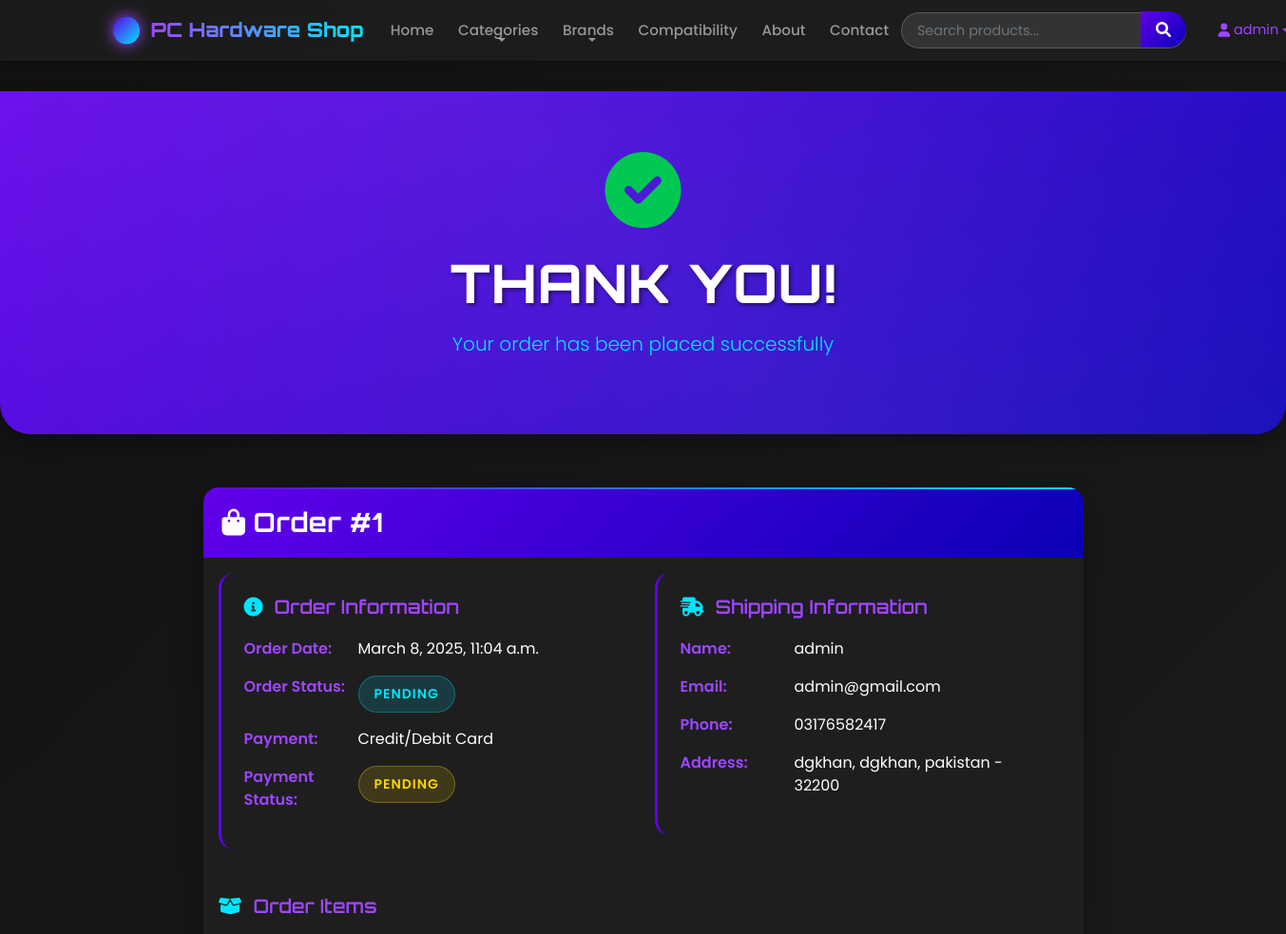
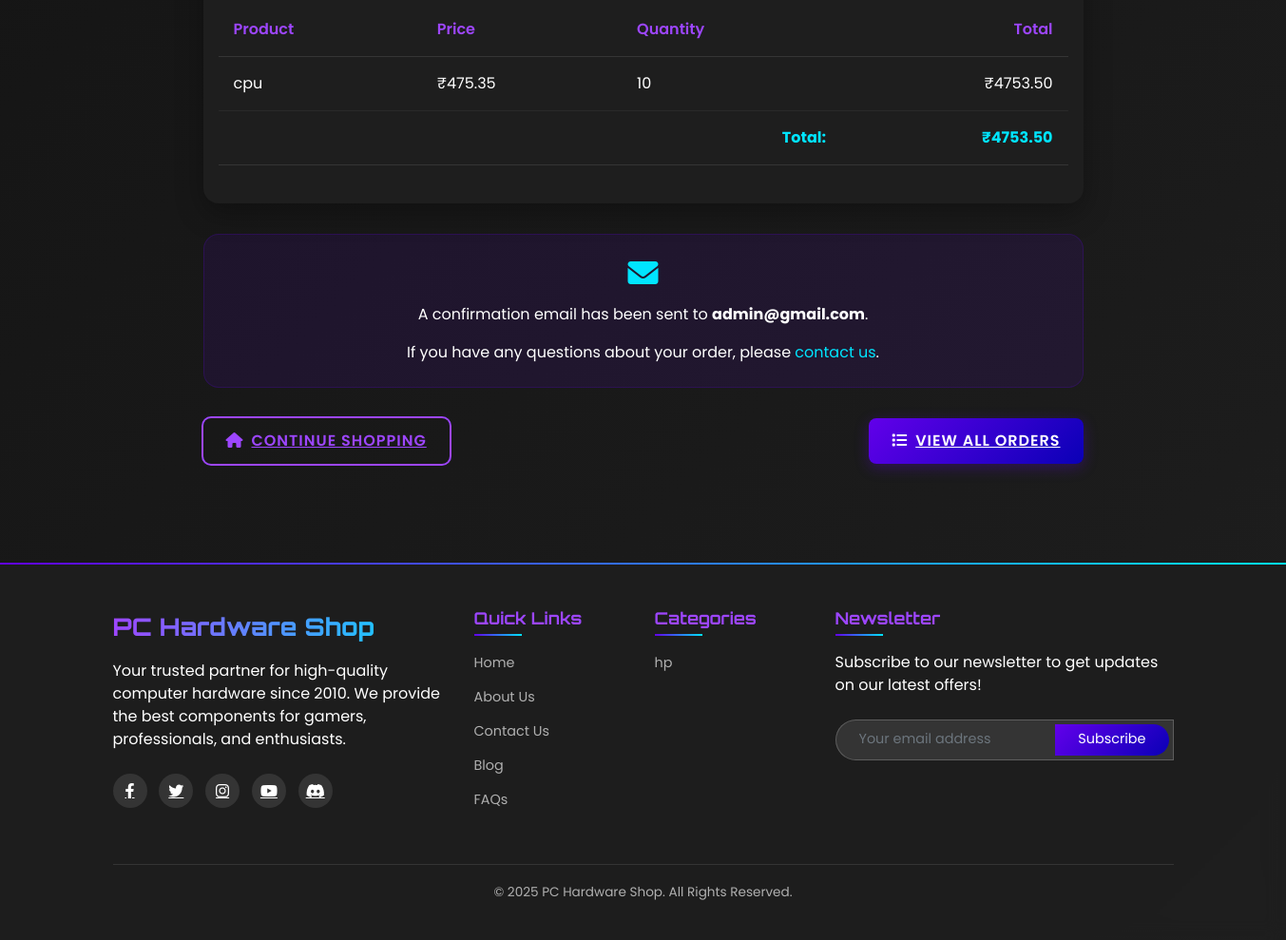
/order-confirmation/1/ (signed in), run on the app's committed database (2 pictures, top to bottom).
### pcapp/models.py (models this page shows, shortened)
class Order(models.Model):
    STATUS_CHOICES = (
        ('pending', 'Pending'),
        ('processing', 'Processing'),
        ('shipped', 'Shipped'),
        ('delivered', 'Delivered'),
        ('cancelled', 'Cancelled'),
    )
    PAYMENT_CHOICES = (
        ('credit_card', 'Credit/Debit Card'),
        ('upi', 'UPI'),
        ('net_banking', 'Net Banking'),
        ('cod', 'Cash on Delivery'),
    )
    user = models.ForeignKey(User, on_delete=models.CASCADE, related_name='orders')
    full_name = models.CharField(max_length=100)
    email = models.EmailField()
    phone = models.CharField(max_length=15)
    address = models.TextField()
    city = models.CharField(max_length=100)
    state = models.CharField(max_length=100)
    pincode = models.CharField(max_length=10)
    total_price = models.DecimalField(max_digits=10, decimal_places=2)
    payment_method = models.CharField(max_length=20, choices=PAYMENT_CHOICES)
    payment_status = models.BooleanField(default=False)
    order_status = models.CharField(max_length=20, choices=STATUS_CHOICES, default='pending')
    created_at = models.DateTimeField(auto_now_add=True)
    updated_at = models.DateTimeField(auto_now=True)
    class Meta:
        ordering = ('-created_at',)

class OrderItem(models.Model):
    order = models.ForeignKey(Order, on_delete=models.CASCADE, related_name='items')
    product = models.ForeignKey(Product, on_delete=models.CASCADE)
    price = models.DecimalField(max_digits=10, decimal_places=2)  # Price at the time of purchase
    quantity = models.PositiveIntegerField(default=1)
    created_at = models.DateTimeField(auto_now_add=True)
    @property
    def total_price(self):
        return self.price * self.quantity

class Product(models.Model):
    name = models.CharField(max_length=200)
    slug = models.SlugField(max_length=200, unique=True)
    category = models.ForeignKey(Category, on_delete=models.CASCADE, related_name='products')
    company = models.ForeignKey(Company, on_delete=models.CASCADE, related_name='products')
    description = models.TextField()
    specifications = models.JSONField(default=dict)  # Store detailed specs as JSON
    price = models.DecimalField(max_digits=10, decimal_places=2)
    stock = models.PositiveIntegerField(default=0)
    is_available = models.BooleanField(default=True)
    is_featured = models.BooleanField(default=False)
    discount_percentage = models.DecimalField(max_digits=5, decimal_places=2, default=0)
    created_at = models.DateTimeField(auto_now_add=True)
    updated_at = models.DateTimeField(auto_now=True)
    class Meta:
        ordering = ('name',)

class Category(models.Model):
    name = models.CharField(max_length=100)
    slug = models.SlugField(max_length=100, unique=True)
    description = models.TextField(blank=True)
    image = models.ImageField(upload_to='categories/', blank=True)
    created_at = models.DateTimeField(auto_now_add=True)
    updated_at = models.DateTimeField(auto_now=True)
    class Meta:
        verbose_name_plural = 'Categories'
        ordering = ('name',)

### pcapp/views.py (the view)
# urls.py: path('order-confirmation/<int:order_id>/', views.order_confirmation, name='order_confirmation'),
@login_required
def order_confirmation(request, order_id):
    order = get_object_or_404(Order, id=order_id, user=request.user)
    order_items = order.items.all()
    context = {
        'order': order,
        'order_items': order_items,
    }
    return render(request, 'pcapp/order_confirmation.html', context)

### pcapp/context_processors.py (called while the page is built)
def categories_processor(request):
    return {
        'categories': Category.objects.all()
    }

### pcapp/templates/pcapp/order_confirmation.html (shortened to what this page needs)
{% extends 'pcapp/base.html' %}
{% block content %}
<div class="confirmation-header">
    <div class="container">
        <i class="fas fa-check-circle success-icon"></i>
        <h1 class="display-4 confirmation-title">Thank You!</h1>
        <p class="lead confirmation-subtitle">Your order has been placed successfully</p>
    </div>
</div>
<div class="container py-4">
    <div class="row justify-content-center">
        <div class="col-lg-10">
            <div class="neon-card">
                <div class="card-header card-header-primary">
                    <h3 class="mb-0"><i class="fas fa-shopping-bag me-2"></i>Order #{{ order.id }}</h3>
                </div>
                <div class="card-body">
                    <div class="row mb-4">
                        <div class="col-md-6">
                            <div class="info-section">
                                <h5 class="info-section-title"><i class="fas fa-info-circle"></i>Order Information</h5>
                                <div class="info-item">
                                    <div class="info-label">Order Date:</div>
                                    <div class="info-value">{{ order.created_at|date:"F j, Y, g:i a" }}</div>
                                </div>
                                <div class="info-item">
                                    <div class="info-label">Order Status:</div>
                                    <div class="info-value">
                                        <span class="status-badge status-processing">{{ order.get_order_status_display }}</span>
                                    </div>
                                </div>
                                <div class="info-item">
                                    <div class="info-label">Payment:</div>
                                    <div class="info-value">{{ order.get_payment_method_display }}</div>
                                </div>
                                <div class="info-item">
                                    <div class="info-label">Payment Status:</div>
                                    <div class="info-value">
                                        {% if order.payment_status %}
                                            <span class="status-badge status-delivered">Paid</span>
                                        {% else %}
                                            <span class="status-badge status-pending">Pending</span>
                                        {% endif %}
                                    </div>
                                </div>
                            </div>
                        </div>
                        <div class="col-md-6">
                            <div class="info-section">
                                <h5 class="info-section-title"><i class="fas fa-shipping-fast"></i>Shipping Information</h5>
                                <div class="info-item">
                                    <div class="info-label">Name:</div>
                                    <div class="info-value">{{ order.full_name }}</div>
                                </div>
                                <div class="info-item">
                                    <div class="info-label">Email:</div>
                                    <div class="info-value">{{ order.email }}</div>
                                </div>
                                <div class="info-item">
                                    <div class="info-label">Phone:</div>
                                    <div class="info-value">{{ order.phone }}</div>
                                </div>
                                <div class="info-item">
                                    <div class="info-label">Address:</div>
                                    <div class="info-value">{{ order.address }}, {{ order.city }}, {{ order.state }} - {{ order.pincode }}</div>
                                </div>
                            </div>
                        </div>
                    </div>
                    <h5 class="info-section-title"><i class="fas fa-box-open"></i>Order Items</h5>
                    <div class="table-responsive mb-4">
                        <table class="order-table">
                            <thead>
                                <tr>
                                    <th>Product</th>
                                    <th>Price</th>
                                    <th>Quantity</th>
                                    <th class="text-end">Total</th>
                                </tr>
                            </thead>
                            <tbody>
                                {% for item in order_items %}
                                    <tr>
                                        <td>{{ item.product.name }}</td>
                                        <td>₹{{ item.price }}</td>
                                        <td>{{ item.quantity }}</td>
                                        <td class="text-end">₹{{ item.total_price }}</td>
                                    </tr>
                                {% endfor %}
                            </tbody>
                            <tfoot>
                                <tr>
                                    <th colspan="3" class="text-end">Total:</th>
                                    <th class="text-end">₹{{ order.total_price }}</th>
                                </tr>
                            </tfoot>
                        </table>
                    </div>
                </div>
            </div>
            <div class="email-notification">
                <i class="fas fa-envelope"></i>
                <p>A confirmation email has been sent to <strong>{{ order.email }}</strong>.</p>
                <p class="mb-0">If you have any questions about your order, please <a href="{% url 'contact_us' %}" class="text-decoration-none" style="color: var(--accent-color);">contact us</a>.</p>
            </div>
            <div class="btn-actions">
                <a href="{% url 'home' %}" class="neon-btn neon-btn-outline">
                    <i class="fas fa-home me-2"></i>Continue Shopping
                </a>
                <a href="{% url 'order_history' %}" class="neon-btn neon-btn-primary">
                    <i class="fas fa-list me-2"></i>View All Orders
                </a>
            </div>
        </div>
    </div>
</div>
{% endblock %}

### pcapp/templates/pcapp/base.html (shortened to what this page needs)
<!DOCTYPE html>
<html lang="en">
<head>
    <link href="https://cdn.jsdelivr.net/npm/bootstrap@5.1.3/dist/css/bootstrap.min.css" rel="stylesheet">
    <link rel="stylesheet" href="https://cdnjs.cloudflare.com/ajax/libs/font-awesome/6.0.0-beta3/css/all.min.css">
    <link href="https://unpkg.com/aos@2.3.1/dist/aos.css" rel="stylesheet">
</head>
<body>
    <nav class="navbar navbar-expand-lg navbar-dark sticky-top">
        <div class="container">
            <a class="navbar-brand" href="{% url 'home' %}"><span>PC Hardware Shop</span></a>
            <div class="collapse navbar-collapse" id="navbarNav">
                <ul class="navbar-nav me-auto mb-2 mb-lg-0">
                    <li class="nav-item">
                        <a class="nav-link {% if request.path == '/' %}active{% endif %}" href="{% url 'home' %}">Home</a>
                    </li>
                    <li class="nav-item dropdown">
                        <a class="nav-link dropdown-toggle" href="#" id="categoriesDropdown" role="button" data-bs-toggle="dropdown" aria-expanded="false">
                            Categories
                        </a>
                    </li>
                    <li class="nav-item dropdown">
                        <a class="nav-link dropdown-toggle" href="#" id="brandsDropdown" role="button" data-bs-toggle="dropdown" aria-expanded="false">
                            Brands
                        </a>
                    </li>
                    <li class="nav-item">
                        <a class="nav-link {% if 'compatibility-checker' in request.path %}active{% endif %}" href="{% url 'compatibility_checker' %}">Compatibility</a>
                    </li>
                    <li class="nav-item">
                        <a class="nav-link {% if 'about' in request.path %}active{% endif %}" href="{% url 'about_us' %}">About</a>
                    </li>
                    <li class="nav-item">
                        <a class="nav-link {% if 'contact' in request.path %}active{% endif %}" href="{% url 'contact_us' %}">Contact</a>
                    </li>
                </ul>
                <form class="search-form d-flex mb-0 me-lg-3" action="{% url 'search_products' %}" method="get">
                    <input class="form-control" type="search" name="q" placeholder="Search products..." aria-label="Search">
                    <button class="btn" type="submit"><i class="fas fa-search"></i></button>
                </form>
                <div class="user-actions d-flex">
                    {% if user.is_authenticated %}
                        <div class="dropdown">
                            <button class="btn btn-outline-primary dropdown-toggle" type="button" id="userDropdown" data-bs-toggle="dropdown" aria-expanded="false">
                                <i class="fas fa-user me-1"></i> {{ user.username }}
                            </button>
                        </div>
                    {% else %}
                        <a href="{% url 'login' %}" class="btn btn-outline-primary"><i class="fas fa-sign-in-alt me-1"></i> Login</a>
                        <a href="{% url 'register' %}" class="btn btn-primary"><i class="fas fa-user-plus me-1"></i> Register</a>
                    {% endif %}
                </div>
            </div>
        </div>
    </nav>
    <main class="main-content">
        {% block content %}{% endblock %}
    </main>
    <footer class="footer">
        <div class="container">
            <div class="row gy-4">
                <div class="col-lg-4 col-md-6">
                    <div class="footer-logo">PC Hardware Shop</div>
                    <p class="mb-4">Your trusted partner for high-quality computer hardware since 2010. We provide the best components for gamers, professionals, and enthusiasts.</p>
                    <div class="social-links">
                        <a href="#" target="_blank"><i class="fab fa-facebook-f"></i></a>
                        <a href="#" target="_blank"><i class="fab fa-twitter"></i></a>
                        <a href="#" target="_blank"><i class="fab fa-instagram"></i></a>
                        <a href="#" target="_blank"><i class="fab fa-youtube"></i></a>
                        <a href="#" target="_blank"><i class="fab fa-discord"></i></a>
                    </div>
                </div>
                <div class="col-lg-2 col-md-3 col-6">
                    <div class="footer-links">
                        <h5>Quick Links</h5>
                        <ul>
                            <li><a href="{% url 'home' %}">Home</a></li>
                            <li><a href="{% url 'about_us' %}">About Us</a></li>
                            <li><a href="{% url 'contact_us' %}">Contact Us</a></li>
                            <li><a href="#">Blog</a></li>
                            <li><a href="#">FAQs</a></li>
                        </ul>
                    </div>
                </div>
                <div class="col-lg-2 col-md-3 col-6">
                    <div class="footer-links">
                        <h5>Categories</h5>
                        <ul>
                            {% for category in categories|slice:":5" %}
                                {% if category.slug %}
                                    <li><a href="{% url 'category_detail' category.slug %}">{{ category.name }}</a></li>
                                {% endif %}
                            {% endfor %}
                        </ul>
                    </div>
                </div>
                <div class="col-lg-4 col-md-12">
                    <div class="footer-links">
                        <h5>Newsletter</h5>
                        <p>Subscribe to our newsletter to get updates on our latest offers!</p>
                        <form class="newsletter-form" action="#" method="post">
                            <div class="input-group">
                                <input type="email" class="form-control" placeholder="Your email address" required>
                                <button class="btn" type="submit">Subscribe</button>
                            </div>
                        </form>
                    </div>
                </div>
            </div>
            <div class="copyright">
                <p>&copy; {% now "Y" %} PC Hardware Shop. All Rights Reserved.</p>
            </div>
        </div>
    </footer>
</body>
</html>

### data on the page
Order: id "1", created_at "March 8, 2025, 11:04 a.m.", order_status "PENDING", payment_method "Credit/Debit Card", full_name "admin", email "admin@gmail.com", phone "03176582417", address "dgkhan", city "dgkhan", state "pakistan", pincode "32200", total_price "4753.50"
OrderItem: product.name "cpu", price "475.35", quantity "10", total_price "4753.50"
Category: name "hp"

### other printed values
{{ user.username }} "admin"
